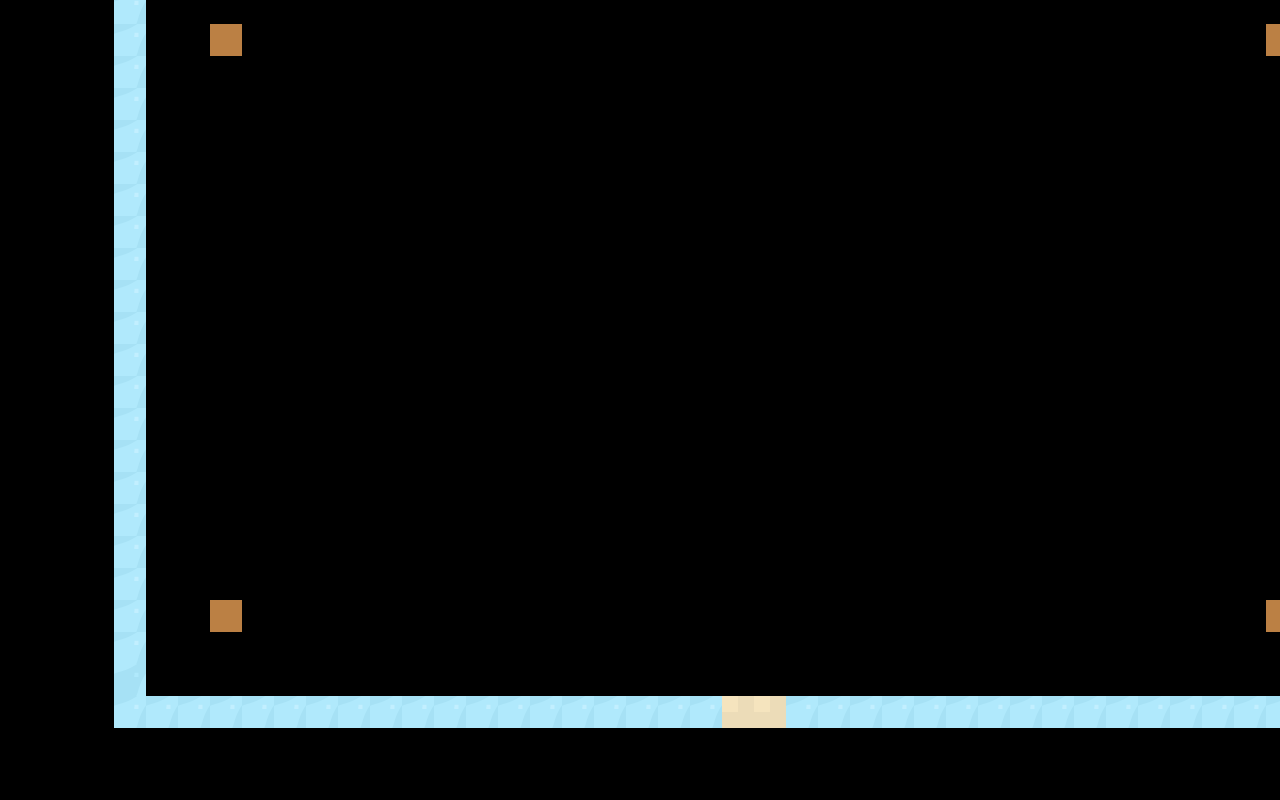

A level layout from a 2D game, rendered from its tile map. Below: a short description, then the map file with its tile-grid data intact:
An orthogonal 40x25 tile map with 32x32 px tiles, 1 tile layer (Livello tile 1).

<map version="1.0" tiledversion="1.1.4" orientation="orthogonal" renderorder="right-down" width="40" height="25" tilewidth="32" tileheight="32" infinite="0" nextobjectid="1">
 <tileset firstgid="1" name="tilesheet" tilewidth="32" tileheight="32" spacing="32" margin="32" tilecount="1210" columns="55">
  <image source="../img/tilesheet.png" width="3520" height="1408" />
 </tileset>
 <layer name="Livello tile 1" width="40" height="25" offsetx="114.667" offsety="-72">
  <data encoding="csv">
390,390,390,390,390,390,390,390,390,390,390,390,390,390,390,390,390,390,390,390,390,390,390,390,390,390,390,390,390,390,390,390,390,390,390,390,390,390,390,390,
390,0,0,0,0,0,0,0,0,0,0,0,0,0,0,0,0,0,0,0,0,0,0,0,0,0,0,0,0,0,0,0,0,0,0,0,0,0,0,390,
390,0,0,0,0,0,0,0,0,0,0,0,0,0,0,0,0,0,0,0,0,0,0,0,0,0,0,0,0,0,0,0,0,0,0,0,0,0,0,390,
390,0,0,223,0,0,0,0,0,0,0,0,0,0,0,0,0,0,0,0,0,0,0,0,0,0,0,0,0,0,0,0,0,0,0,0,223,0,0,390,
390,0,0,0,0,0,0,0,0,0,0,0,0,0,0,0,0,0,0,0,0,0,0,0,0,0,0,0,0,0,0,0,0,0,0,0,0,0,0,390,
390,0,0,0,0,0,0,0,0,0,0,0,0,0,0,0,0,0,0,0,0,0,0,0,0,0,0,0,0,0,0,0,0,0,0,0,0,0,0,390,
390,0,0,0,0,0,0,0,0,0,0,0,0,0,0,0,0,0,0,0,0,0,0,0,0,0,0,0,0,0,0,0,0,0,0,0,0,0,0,390,
390,0,0,0,0,0,0,0,0,0,0,0,0,0,0,0,0,0,0,0,0,0,0,0,0,0,0,0,0,0,0,0,0,0,0,0,0,0,0,390,
390,0,0,0,0,0,0,0,0,0,0,0,0,0,0,0,0,0,0,0,0,0,0,0,0,0,0,0,0,0,0,0,0,0,0,0,0,0,0,390,
390,0,0,0,0,0,0,0,0,0,0,0,0,0,0,0,0,0,0,0,0,0,0,0,0,0,0,0,0,0,0,0,0,0,0,0,0,0,0,390,
390,0,0,0,0,0,0,0,0,0,0,0,0,0,0,0,0,0,0,0,0,0,0,0,0,0,0,0,0,0,0,0,0,0,0,0,0,0,0,390,
390,0,0,0,0,0,0,0,0,0,0,0,0,0,0,0,0,0,0,0,0,0,0,0,0,0,0,0,0,0,0,0,0,0,0,0,0,0,0,390,
390,0,0,0,0,0,0,0,0,0,0,0,0,0,0,0,0,0,0,0,0,0,0,0,0,0,0,0,0,0,0,0,0,0,0,0,0,0,0,390,
390,0,0,0,0,0,0,0,0,0,0,0,0,0,0,0,0,0,0,0,0,0,0,0,0,0,0,0,0,0,0,0,0,0,0,0,0,0,0,390,
390,0,0,0,0,0,0,0,0,0,0,0,0,0,0,0,0,0,0,0,0,0,0,0,0,0,0,0,0,0,0,0,0,0,0,0,0,0,0,390,
390,0,0,0,0,0,0,0,0,0,0,0,0,0,0,0,0,0,0,0,0,0,0,0,0,0,0,0,0,0,0,0,0,0,0,0,0,0,0,390,
390,0,0,0,0,0,0,0,0,0,0,0,0,0,0,0,0,0,0,0,0,0,0,0,0,0,0,0,0,0,0,0,0,0,0,0,0,0,0,390,
390,0,0,0,0,0,0,0,0,0,0,0,0,0,0,0,0,0,0,0,0,0,0,0,0,0,0,0,0,0,0,0,0,0,0,0,0,0,0,390,
390,0,0,0,0,0,0,0,0,0,0,0,0,0,0,0,0,0,0,0,0,0,0,0,0,0,0,0,0,0,0,0,0,0,0,0,0,0,0,390,
390,0,0,0,0,0,0,0,0,0,0,0,0,0,0,0,0,0,0,0,0,0,0,0,0,0,0,0,0,0,0,0,0,0,0,0,0,0,0,390,
390,0,0,0,0,0,0,0,0,0,0,0,0,0,0,0,0,0,0,0,0,0,0,0,0,0,0,0,0,0,0,0,0,0,0,0,0,0,0,390,
390,0,0,223,0,0,0,0,0,0,0,0,0,0,0,0,0,0,0,0,0,0,0,0,0,0,0,0,0,0,0,0,0,0,0,0,223,0,0,390,
390,0,0,0,0,0,0,0,0,0,0,0,0,0,0,0,0,0,0,0,0,0,0,0,0,0,0,0,0,0,0,0,0,0,0,0,0,0,0,390,
387,0,0,0,0,0,0,0,0,0,0,0,0,0,0,0,0,0,0,0,0,0,0,0,0,0,0,0,0,0,0,0,0,0,0,0,0,0,0,387,
390,390,390,390,390,390,390,390,390,390,390,390,390,390,390,390,390,390,390,63,63,390,390,390,390,390,390,390,390,390,390,390,390,390,390,390,390,390,390,390
</data>
 </layer>
</map>
